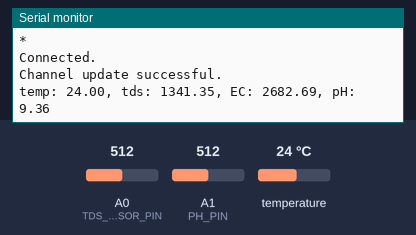
Bench run of a sketch on a simulated Arduino Leonardo, built with avr-gcc and run on an emulated ATmega32U4. Shown: the last lines printed to the serial monitor. Inputs (shaded band) come from the test bench; at power-on: temperature 24 °C, A0 (TDS_SENSOR_PIN) = 512, A1 (PH_PIN) = 512. WiFi joins after 1.5 s; servers stay silent unless stated; not simulated (calls return 0 or success): secrets.h.

Above: at 6.1 s.
6.2 s: temperature set to 12 °C
At 7.5 s:
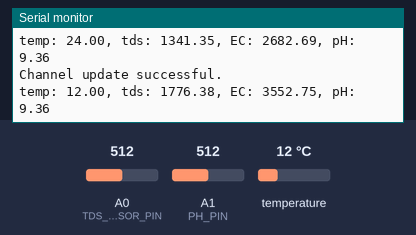
7.7 s: A0 (TDS_SENSOR_PIN) set to 716
At 8.9 s:
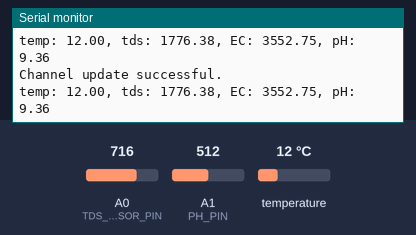
9.2 s: A1 (PH_PIN) set to 716
At 10.2 s:
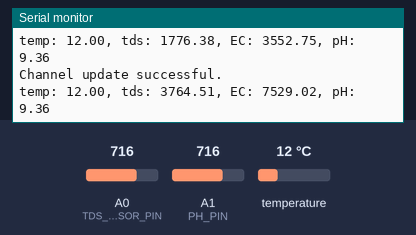
10.7 s: temperature set to 19 °C
At 12.0 s:
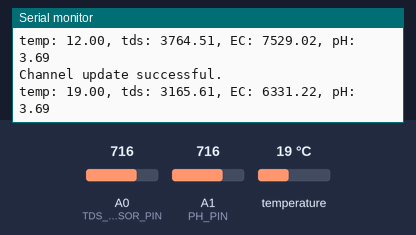
12.2 s: A0 (TDS_SENSOR_PIN) set to 900
At 13.2 s:
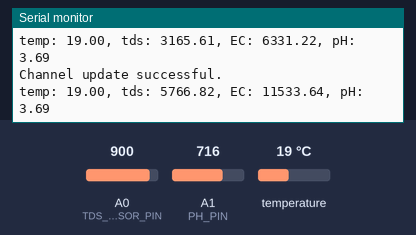
13.7 s: A1 (PH_PIN) set to 900
At 14.8 s:
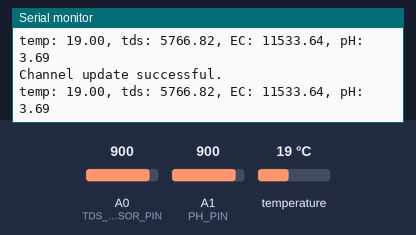
Timing chart, 0 to 16.2 s (numbered marks = the images above; inputs shaded):
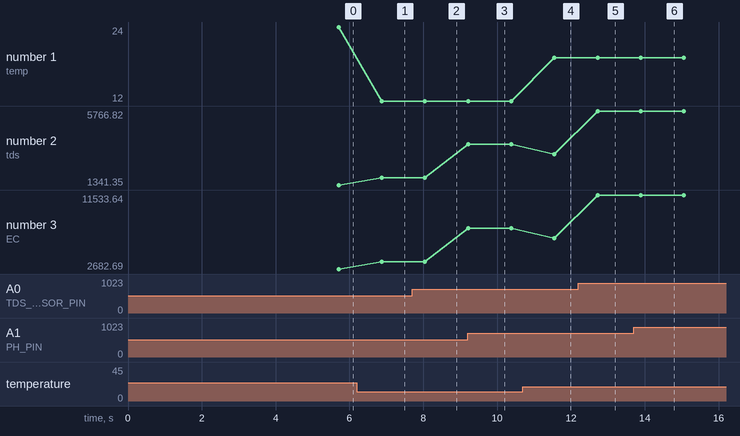

The sketch:

Water_Quality_Monitoring-2.ino
```cpp
// imports for tds sensor
#include <GravityTDS.h>
#include <EEPROM.h>
// imports for ds18b20
#include <OneWire.h>
#include <DallasTemperature.h>

#define TDS_SENSOR_PIN A0
GravityTDS gravityTds;

#define PH_PIN A1

#define ONE_WIRE_BUS 4
OneWire oneWire(ONE_WIRE_BUS);
DallasTemperature sensors(&oneWire);

#include <WiFiEsp.h>
#include "secrets.h"
#include "ThingSpeak.h"

char ssid[] = SECRET_SSID;
char pass[] = SECRET_PASS;

WiFiEspClient  client;

// Emulate Serial1 on pins 6/7 if not present
#include "SoftwareSerial.h"
SoftwareSerial Serial1(6, 7); // RX, TX

unsigned long myChannelNumber = SECRET_CH_ID;
const char * myWriteAPIKey = SECRET_WRITE_APIKEY;

float tds = 0, eC = 0, pH = 0, tempC = 0, lastTempC = 25.0;

void setup() {
  Serial.begin(115200);

  while (!Serial) {}

  // initialize serial for ESP module
  Serial1.begin(9600);

  while (!Serial) {}

  Serial.println("Searching for ESP8266...");

  // initialize ESP module
  WiFi.init(&Serial1);
  WiFi.config(IPAddress(192, 168, 0, 45));
  // check for the presence of the shield
  if (WiFi.status() == WL_NO_SHIELD) {
    Serial.println("WiFi shield not present");
    // don't continue
    while (true);
  }
  Serial.println("found it!");

  ThingSpeak.begin(client);  // Initialize ThingSpeak

  gravityTds.setPin(TDS_SENSOR_PIN);
  gravityTds.setAref(5.0);  //reference voltage on ADC, default 5.0V on Arduino UNO
  gravityTds.setAdcRange(1024);  //1024 for 10bit ADC;4096 for 12bit ADC
  gravityTds.begin();  //initialization

  sensors.begin();

  ThingSpeak.begin(client);  // Initialize ThingSpeak
}

void loop() {
  // Connect or reconnect to WiFi
  if (WiFi.status() != WL_CONNECTED) {
    Serial.print("Attempting to connect to SSID: ");
    Serial.println(SECRET_SSID);
    while (WiFi.status() != WL_CONNECTED) {
      WiFi.begin(ssid, pass);  // Connect to WPA/WPA2 network.
      Serial.print("*");
      delay(3000);
    }
    Serial.println("\nConnected.");
  }

  setSensorValues();

  // set the status
  ThingSpeak.setStatus("Success");

  ThingSpeak.setField(1, tempC);
  ThingSpeak.setField(2, tds);
  ThingSpeak.setField(3, eC);
  ThingSpeak.setField(4, pH);

  // write to the ThingSpeak channel
  int resCode = ThingSpeak.writeFields(myChannelNumber, myWriteAPIKey);
  if (resCode == 200) {
    Serial.println("Channel update successful.");
    Serial.println("temp: "+String(tempC)+", tds: "+String(tds)+", EC: "+String(eC)+", pH: "+String(pH));
  }
  else {
    Serial.println("Problem updating channel. HTTP error code " + String(resCode));
  }
}

void setSensorValues(void) {
  sensors.requestTemperatures();
  tempC = sensors.getTempCByIndex(0);

  if (tempC == -127) {
    tempC = lastTempC;
  }

  gravityTds.setTemperature(tempC);
  gravityTds.update();  //sample and calculate
  tds = gravityTds.getTdsValue();  // then get the value
  eC = tds * 2.0 / 1000.0; // milisiemens per cm
  eC *= 1000; //microsiemens per cm
  pH = getPH();
  lastTempC = tempC;
}

float getPH(void) {
  unsigned long int avgValue;
  float b;
  int buf[10], temp;
  for (int i = 0; i < 10; i++)
  {
    buf[i] = analogRead(PH_PIN);
    delay(10);
  }
  for (int i = 0; i < 9; i++)
  {
    for (int j = i + 1; j < 10; j++)
    {
      if (buf[i] > buf[j])
      {
        temp = buf[i];
        buf[i] = buf[j];
        buf[j] = temp;
      }
    }
  }
  avgValue = 0;
  for (int i = 2; i < 8; i++)
    avgValue += buf[i];
  float pHVol = (float)avgValue * 5.0 / 1024 / 6;
  float v = -5.6933 * pHVol + 23.594;
  return v;
}
```

Measured:
- after the input at 6.2 s, the serial monitor: prints a new line after 0.68 s (image 1)
- after the input at 10.7 s, the serial monitor: prints a new line after 0.85 s (image 4)
- after the input at 12.2 s, the serial monitor: prints a new line after 0.52 s (image 5)
- plotted number 1: 24 → 12 after the input at 6.2 s, 12 → 19 after the input at 10.7 s
- plotted number 2: 1341.35 → 1776.38 after the input at 6.2 s, 3764.51 → 3165.61 after the input at 10.7 s, 3165.61 → 5766.82 after the input at 12.2 s
- plotted number 3: 2682.69 → 3552.75 after the input at 6.2 s, 7529.02 → 6331.22 after the input at 10.7 s, 6331.22 → 11533.64 after the input at 12.2 s
